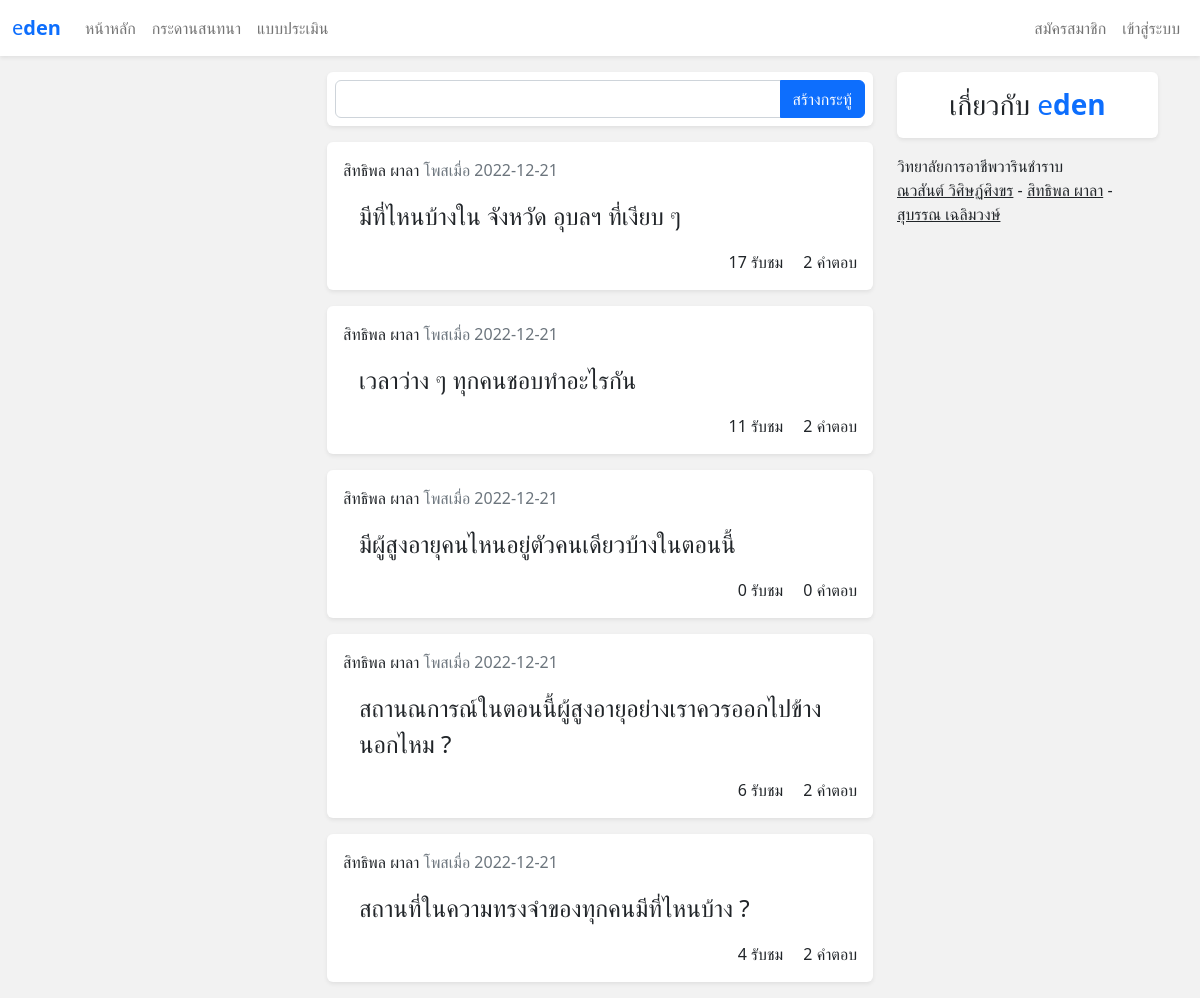
The app's page /webboard, older data.
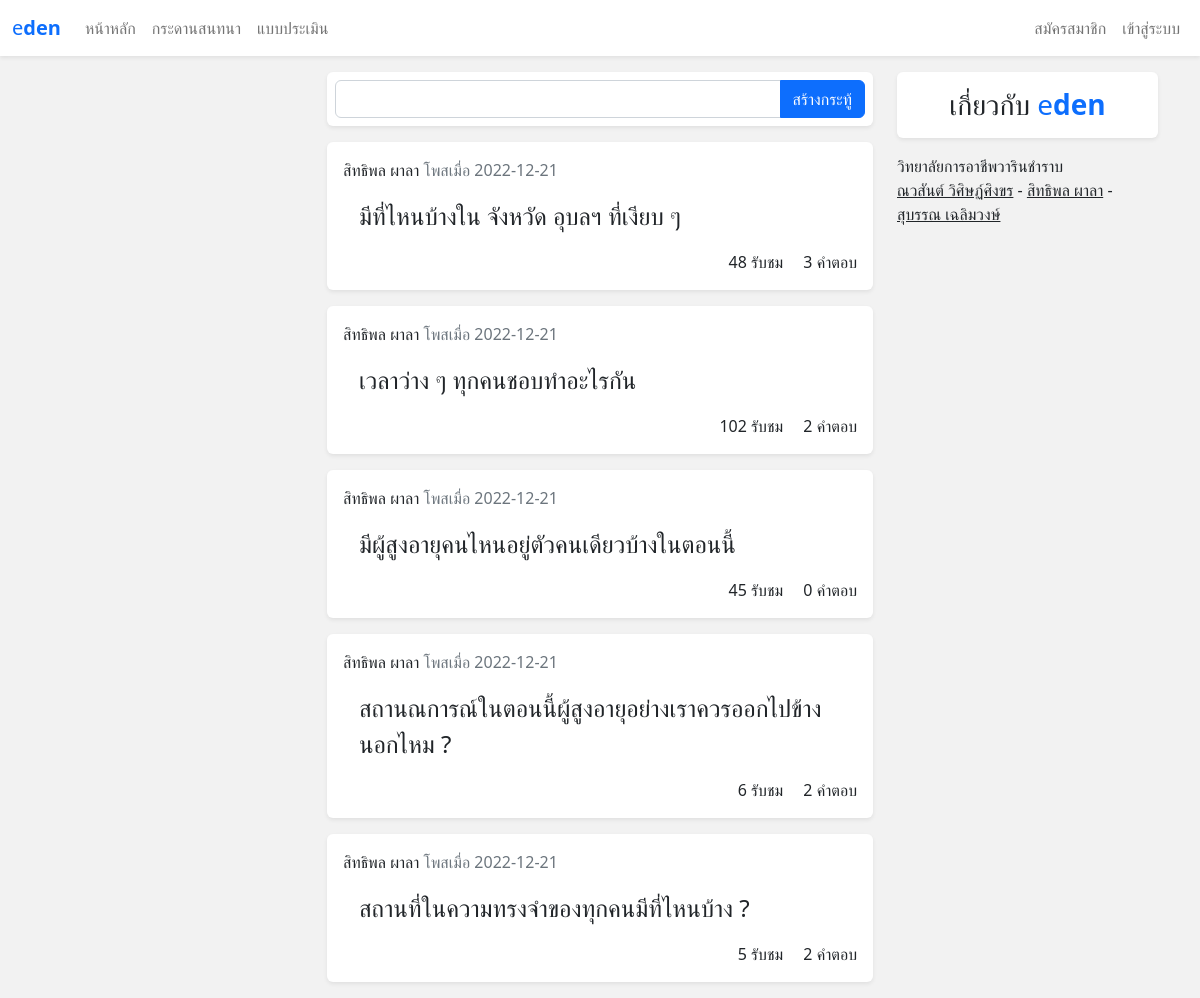
The same page, newer data.
### tables this page shows
CREATE TABLE `webboard` (
  `web_id` int(5) NOT NULL,
  `web_name` varchar(200) NOT NULL,
  `web_date` date NOT NULL,
  `mem_id` int(5) NOT NULL,
  `web_view` int(10) NOT NULL
);

CREATE TABLE `member` (
  `mem_id` int(5) NOT NULL,
  `mem_name` varchar(200) NOT NULL,
  `mem_address` varchar(200) NOT NULL,
  `mem_date` date NOT NULL,
  `mem_email` varchar(100) NOT NULL,
  `mem_tel` varchar(20) NOT NULL,
  `mem_username` varchar(50) NOT NULL,
  `mem_password` varchar(50) NOT NULL,
  `mem_view` int(5) NOT NULL,
  `mem_status` varchar(10) NOT NULL,
  `mem_regis_date` date NOT NULL
);

### pages/webboard.php (called while the page is built, shortened)
<?php FrameStart();
require('./com/webboard/CreateWeb.php');
require('./com/webboard/ShowWebboard.php');
 ?>

### modules/getParams.php (called while the page is built, shortened)
<?php
function fetch($result){
    return mysqli_fetch_assoc($result);
}

### com/webboard/ShowWebboard.php (the view)
<?php
$allWeb=$db->query("SELECT * FROM webboard ORDER BY web_id DESC");
while($web=fetch($allWeb)):
    $usr_web=fetch($db->query("SELECT * FROM member WHERE mem_id = " . $web['mem_id']));
?>
<a class="nav-link" href="?web_id=<?php echo $web['web_id']; ?>">
    <div class="bg-white rounded shadow-sm p-3 my-3">
        <div>
            <span><?php echo $usr_web['mem_name'] ?? "ไม่พบผู้ใช้งาน"; ?></span>
            <span class="text-secondary"> โพสเมื่อ <?php echo $web['web_date']; ?></span>
        </div>
        <div class="p-3 fs-4 text-break">
            <?php echo $web['web_name']; ?>
        </div>
        <div class="text-end">
            <span class="mx-3"><?php echo $web['web_view']; ?> รับชม</span>
            <span><?php echo $db->query("SELECT * FROM webboard_detail WHERE web_id = " . $web['web_id'])->num_rows ?? 0; ?> คำตอบ</span>
        </div>
    </div>
</a>
<?php endwhile; ?>

Row changes from the older to the newer data that the page shows:
changed webboard "มีที่ไหนบ้างใน จังหวัด อุบลฯ ที่เงียบ ๆ": web_view "17" → "48"; num_rows "2" → "3"
changed webboard "เวลาว่าง ๆ ทุกคนชอบทำอะไรกัน": web_view "11" → "102"
changed webboard "มีผู้สูงอายุคนไหนอยู่ตัวคนเดียวบ้างในตอนนี้": web_view "0" → "45"
changed webboard "สถานที่ในความทรงจำของทุกคนมีที่ไหนบ้าง ?": web_view "4" → "5"
